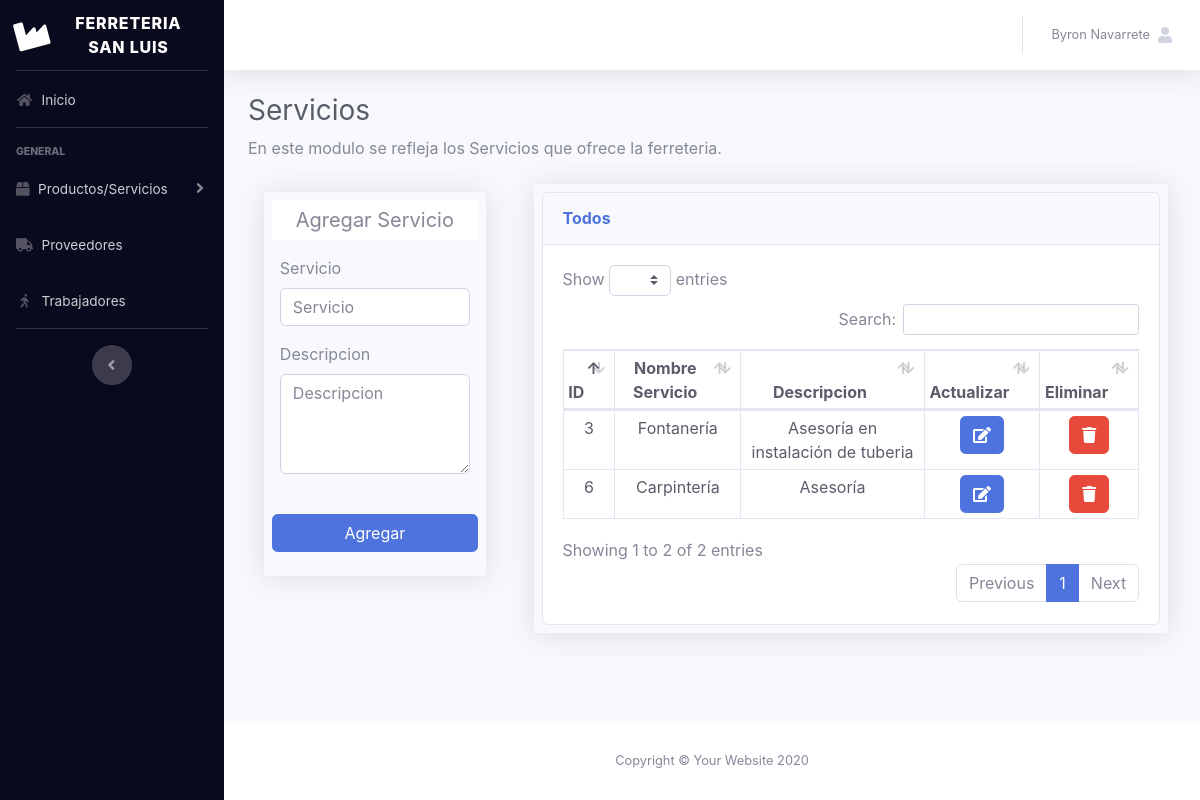
Screenshot of /admin/servicios (signed in) with the database file from the repository.
### tables this page shows
CREATE TABLE IF NOT EXISTS `servicio` (
  `ser_id` int(11) NOT NULL AUTO_INCREMENT,
  `ser_nombre` varchar(25) NOT NULL,
  `ser_descripcion` varchar(255) NOT NULL,
  `ser_img` varchar(255) DEFAULT NULL,
  PRIMARY KEY (`ser_id`)
);

### admin/config/Controller.php (called while the page is built, shortened)
<?php
abstract class Controller
{
    protected function loadModel($modelo)
    {
        $modelo=$modelo.'Model';
        $rutaModelo=ROOT.'Models'.DS.$modelo.'.php';
        if(is_readable($rutaModelo))
        {
            $modelo=new $modelo;
            return $modelo;
        }
        else
        {
            throw new Exception('Error en el modelo');
        }
    }
}

### admin/config/Accesos.php (called while the page is built, shortened)
<?php
    class Accesos{
        public static function getDatos($clave){
            if(isset($_SESSION[$clave])) return $_SESSION[$clave];
            else return false;
        }
    }

### admin/config/Model.php (called while the page is built, shortened)
<?php
class Model
{
    public function __construct()
    {
        $this->_db= new Database();
    }
}

### admin/Models/serviciosModel.php (called while the page is built, shortened)
<?php
    class serviciosModel extends Model{
        public function getServicios($id_sucursal){
            $ser =  $this->_db->prepare('SELECT s.*,su.*
            FROM servicio AS s INNER JOIN servicio_sucursal AS ss ON s.ser_id = ss.servicio_fk
                 INNER JOIN sucursal AS su ON su.sucursal_ID = ss.sucursal_fk
            WHERE su.sucursal_ID = :id');
            $ser->execute(['id' => $id_sucursal]);
            return $ser->fetchAll();
        }
    }

### admin/index.php (called while the page is built, shortened)
<?php
require_once APP_PATH . 'Controller.php';
require_once APP_PATH . 'Model.php';
require_once APP_PATH . 'Accesos.php';
$rutas = new Rutas();
$rutas->run();

### admin/Controllers/serviciosController.php (the view, shortened to what this page needs)
<?php
    class serviciosController extends Controller{
        private $serviciosModel;
        function __construct()
        {
            $this->serviciosModel = $this->loadModel('servicios');
        }
        public function generarServicios(){
            $tabla = '';
            $servicios = $this->serviciosModel->getServicios(Accesos::getDatos('identificadorSuc'));
            foreach($servicios AS $servicio){
                $servicioData = json_encode($servicio);
                $tabla .= '
                    <tr>
                        <td>'.$servicio['ser_id'].'</td>
                        <td>'.$servicio['ser_nombre'].'</td>
                        <td>'.$servicio['ser_descripcion'].'</td>
                        <td><button class="btn btn-primary editServicio" data-target="#ServiciosShowModal" data-servicio=\''.$servicioData.'\' data-toggle="modal"><span class="fa fa-edit"></span></button></td>
                        <td><button class="btn btn-danger elimServicio" data-id='.$servicio['ser_id'].'><span class="fa fa-trash"></span></button></td>
                    </tr>
                ';
            }
            return $tabla;
        }
        public function index(){
            $this->_view->allServices = $this->generarServicios();
            $this->_view->renderizar('index');
        }
    }

### rows the page displays
servicio: ser_id "3", ser_nombre "Fontanería", ser_descripcion "Asesoría en instalación de tuberia"
servicio: ser_id "6", ser_nombre "Carpintería", ser_descripcion "Asesoría"

### other values shown
Accesos::getDatos('nameSucursal') "FERRETERIA SAN LUIS"
Accesos::getDatos('usuario') "Byron Navarrete"
